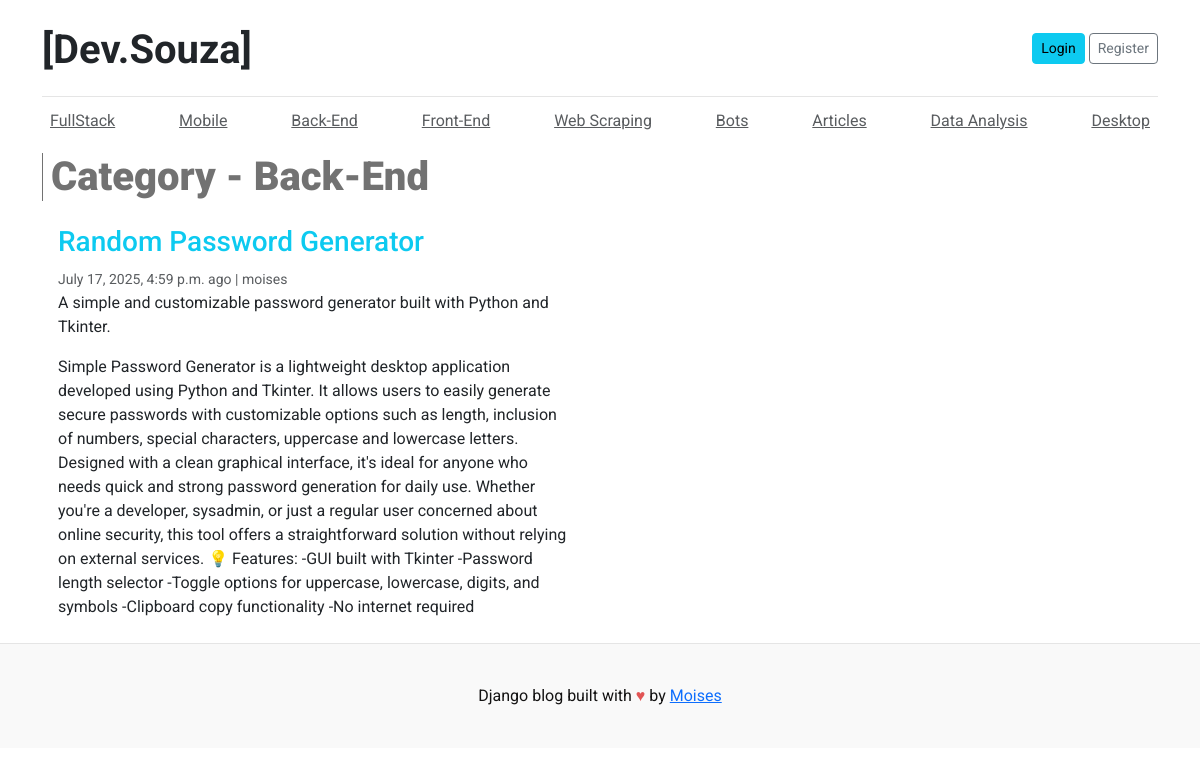
The app's page /category/4/ with its own data.
### blog_projects/models.py (models this page shows, shortened)
class Category(models.Model):
    category_name = models.CharField(max_length=100)
    updated_at = models.DateTimeField(auto_now=True)
    created_at = models.DateTimeField(auto_now_add=True)
    class Meta:
        verbose_name_plural = "categories"

class Blog(models.Model):
    title = models.CharField(max_length=200)
    slug = models.SlugField(max_length=200, unique=True)
    category = models.ForeignKey(Category, on_delete=models.CASCADE)
    author = models.ForeignKey(User, on_delete=models.CASCADE)
    technologies = models.CharField(max_length=200)
    video = models.FileField(upload_to='projects/videos/', blank=True, null=True)
    image = models.ImageField(upload_to='uploads/%Y/%m/%d')
    short_description = models.TextField(max_length=500)
    blog_body = models.TextField(max_length=2000)
    status = models.CharField(max_length=20,choices=STATUS_CHOICES, default='Draft')
    url_demo_live = models.CharField(blank=True, null=True)
    url_github = models.URLField(max_length=255,blank=True, null=True)
    is_featured = models.BooleanField(default=False)
    created_at = models.DateTimeField(auto_now_add=True)
    updated_at = models.DateTimeField(auto_now=True)
    class Meta:
        verbose_name_plural = "blogs"
        ordering = ['-created_at']  # Order by creation date descending

### blog_projects/views.py (the view)
# urls.py: path('category/<int:category_id>/', views.posts_by_category, name='posts_by_category'),
def posts_by_category(request, category_id):
    categories = Category.objects.all()
    category = Category.objects.get(id=category_id)
    blogs = Blog.objects.filter(category=category, status='Published')
    context = {
        'blogs': blogs,
        'category': category.category_name,
        'categories': categories,
        'selected_category': category,
    }
    return render(request, 'posts_by_category.html', context)

### templates/posts_by_category.html (shortened to what this page needs)
{% extends "base.html" %}
{% load static %}
{% block content %}
<h1 class="container-container">Category - {{ category }}</h1>
<div class="row mb-2">
{% if blogs%}
  {% for post in blogs %}
    <div class="col-md-6">
      <div class="card border-0" >
        <div class="card-body">
          <a href="{% url 'post_detail' post.slug %}" style="text-decoration:none;"><h3 class="text-info">{{ post.title }}</h3></a>
          <small class="mb-1 text-muted">{{post.created_at}} ago | {{post.author}}</small>
          <p class="card-text">{{ post.short_description }}</p>
          <p class="card-text">{{ post.blog_body }}</p>
        </div>
      </div>
    </div>
  {% endfor %}
{% else %}
    <div class="col-md-12">
        <div class="alert alert-info" role="alert">
        No posts available in this category.
        </div>
    </div>
    {% endif %}
    </div>
</div>
{% endblock %}

### templates/base.html (shortened to what this page needs)
{% load static %}
<!DOCTYPE html>
<html lang="en">
<head>
    <link href="https://cdn.jsdelivr.net/npm/bootstrap@5.3.0/dist/css/bootstrap.min.css" rel="stylesheet">
    <link href="https://cdn.jsdelivr.net/npm/bootstrap-icons@1.10.5/font/bootstrap-icons.css" rel="stylesheet">
    <link href="https://cdn.jsdelivr.net/npm/bootstrap@5.3.0/dist/css/bootstrap.min.css" rel="stylesheet">
    <link rel="stylesheet" href="https://cdn.jsdelivr.net/npm/bootstrap-icons@1.11.3/font/bootstrap-icons.css">
    <link rel="stylesheet" href="{% static 'css/style.css' %}">
  </head>
<body>
    <div class="container">
      <header class="blog-header py-3">
        <div class="row flex-nowrap justify-content-between align-items-center">
          <div class="col-8 pt-1">
            <a class="fw-bold blog-header-logo text-dark" href="{% url 'home' %}" style="text-decoration:none;">[Dev.Souza]</a>
          </div>
          <div class="col-4 d-flex justify-content-end align-items-center">
            <a class="btn btn-sm btn-info" href="#">Login</a> &nbsp;
            <a class="btn btn-sm btn-outline-secondary" href="#">Register</a>
          </div>
        </div>
      </header>
      <div class="nav-scroller py-1 mb-2">
        <nav class="nav d-flex justify-content-between">
          {% for cat in categories %}
          <a id="navbar" class="p-2 text-muted" href="{% url 'posts_by_category' cat.id %}">{{ cat.category_name }}</a>
          {% endfor %}
        </nav>
      </div>
{% block content %}
{% endblock %}
<footer id="blog-footer" class="blog-footer">
  <p>Django blog built with <span style="color: #e25555;">&hearts;</span> by <a href="https://github.com/LinuxEater" target="_blank">Moises</a></p>
</footer>
</body>
</html>

### blog_main/static/css/style.css (style rules this page uses)
body { font-family: 'Roboto'!important; }
.blog-header { border-bottom: 1px solid #e5e5e5; }
.blog-header-logo { font-family: "Roboto", Georgia, "Times New Roman", serif; font-size: 2.50rem; }
h1, h2, h3, h4, h5, h6 { font-family: "Roboto", Georgia, "Times New Roman", serif; }
.blog-footer { padding: 2.5rem 0; color: #131212; text-align: center; background-color: #f9f9f9; border-top: .05rem solid #e5e5e5; }
.blog-footer p:last-child { margin-bottom: 0; }
.container-container,#posts-card { color: #727272; font-family: 'Roboto', sans-serif; font-weight: 1000; border-left: #727272 solid 0.1rem; padding-left: 0.5rem; }
#navbar { transition: all 0.5s ease-in-out; }

### records on screen
Category: category_name "FullStack"
Category: category_name "Mobile"
Category: category_name "Back-End"
Category: category_name "Front-End"
Category: category_name "Web Scraping"
Category: category_name "Bots"
Category: category_name "Articles"
Category: category_name "Data Analysis"
Category: category_name "Desktop"
Blog: title "Random Password Generator", created_at "July 17, 2025, 4:59 p.m.", author "moises", short_description "A simple and customizable password generator built with Python and Tkinter.", blog_body "Simple Password Generator is a lightweight desktop application developed using Python and Tkinter. It allows users to easily generate secure passwords with customizable options such as length, inclusion of numbers, special characters, uppercase and lowercase letters. Designed with a clean graphical interface, it's ideal for anyone who needs quick and strong password generation for daily use. Whether you're a developer, sysadmin, or just a regular user concerned about online security, this tool offers a straightforward solution without relying on external services. 💡 Features: -GUI built with Tkinter -Password length selector -Toggle options for uppercase, lowercase, digits, and symbols…"
